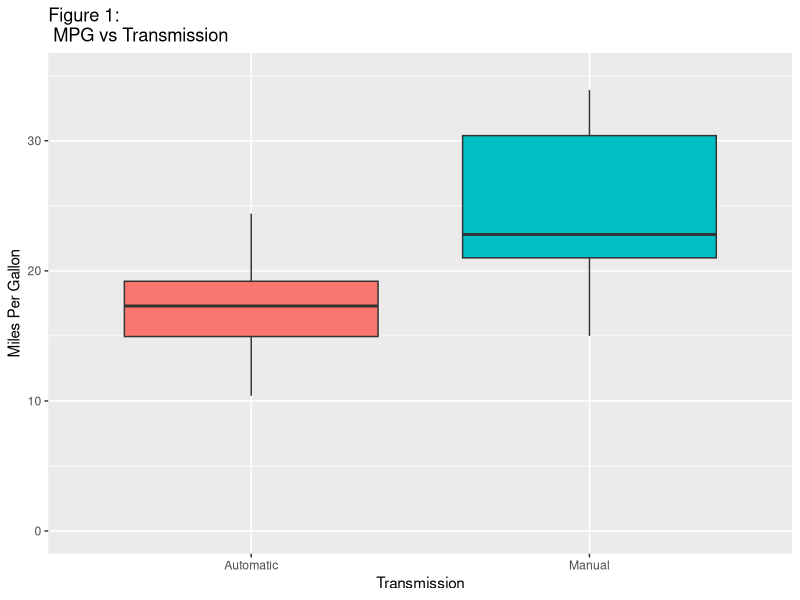
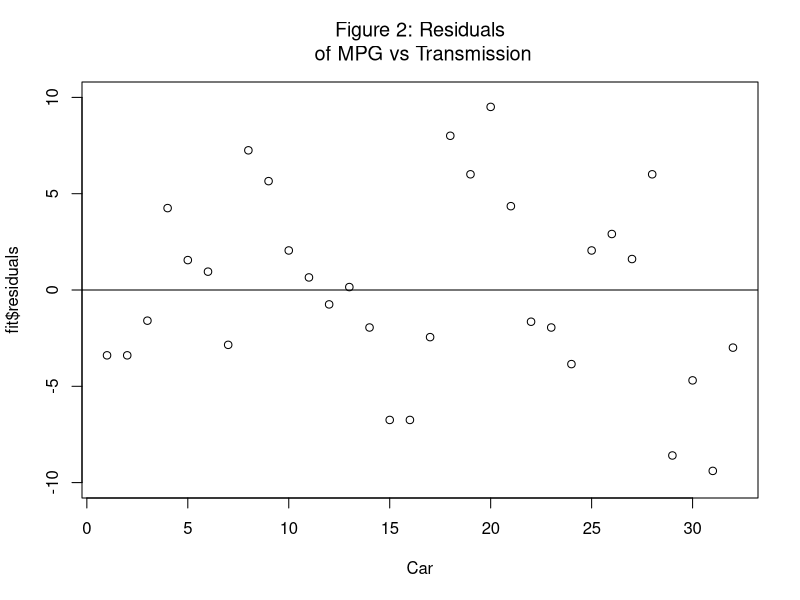
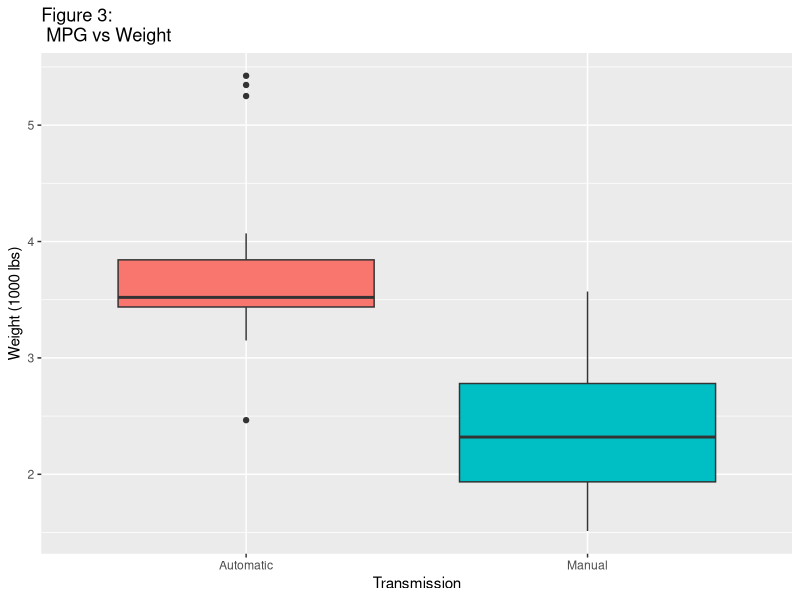
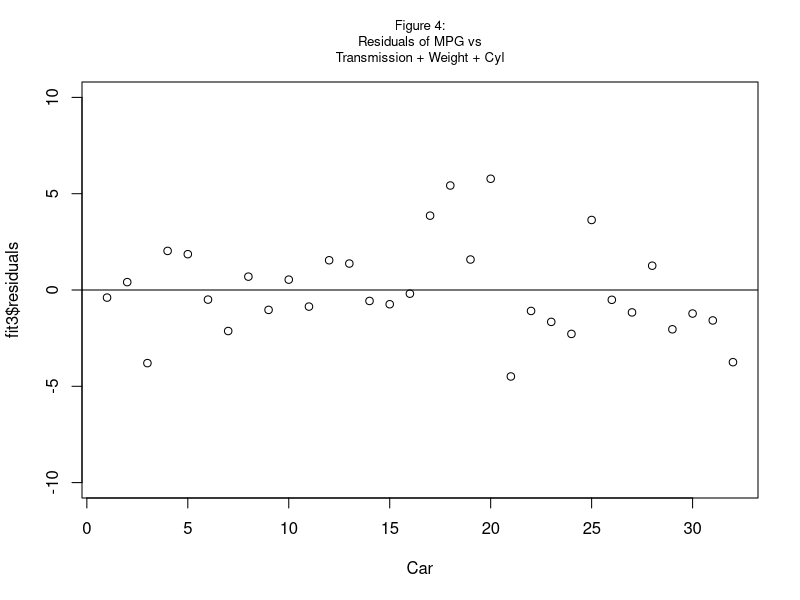

The R script that drew these images, in order:
## ---- chunk 1
library(ggplot2)

Data <- mtcars
Data$cyl <- as.factor(Data$cyl)
Data$vs <- as.factor(Data$vs)
Data$am <- ifelse(Data$am==0, "Automatic", "Manual")
Data$am <- as.factor(Data$am)
Data$gear <- as.factor(Data$gear)
Data$carb <- as.factor(Data$carb)

fit <- lm(mpg ~ am - 1 , Data)
fit2 <- lm(mpg ~ am + wt - 1, Data)
fit3 <- lm(mpg ~ am + wt + cyl - 1, Data)
Cylinder_Table <- table(Data$am, Data$cyl)

fit4 <- lm(mpg ~ am + wt + cyl + gear - 1, Data)
fitfull <- lm(mpg ~ . - 1, Data)

## ---- chunk 2
ggplot(Data, aes(x=am, y=mpg, fill=am)) +
  geom_boxplot() +
  xlab("Transmission") +
  ylab("Miles Per Gallon") +
  theme(legend.position = "none") +
  ggtitle("Figure 1:\n MPG vs Transmission") +
  ylim(0, 35)

plot(fit$residuals, main="Figure 2: Residuals\n of MPG vs Transmission", font.main=1, ylim=c(-10, 10),
     xlab="Car")
abline(h=0)

ggplot(Data, aes(x=am, y=wt, fill=am)) +
  geom_boxplot() +
  xlab("Transmission") +
  ylab("Weight (1000 lbs)") +
  theme(legend.position = "none") +
  ggtitle("Figure 3:\n MPG vs Weight")

plot(fit3$residuals, main="Figure 4:\n Residuals of MPG vs \nTransmission + Weight + Cyl", 
     font.main=1, ylim=c(-10, 10), cex.main=0.8, xlab="Car")
abline(h=0)

